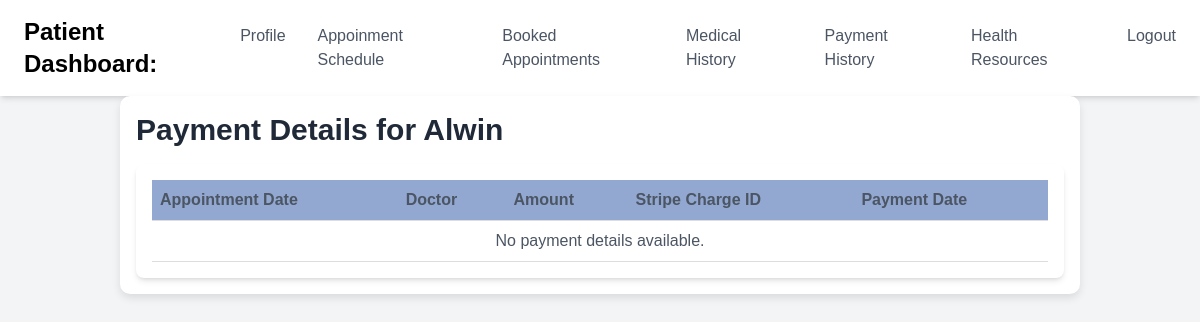
The page /patients/5/payments/ on the database as committed earlier.
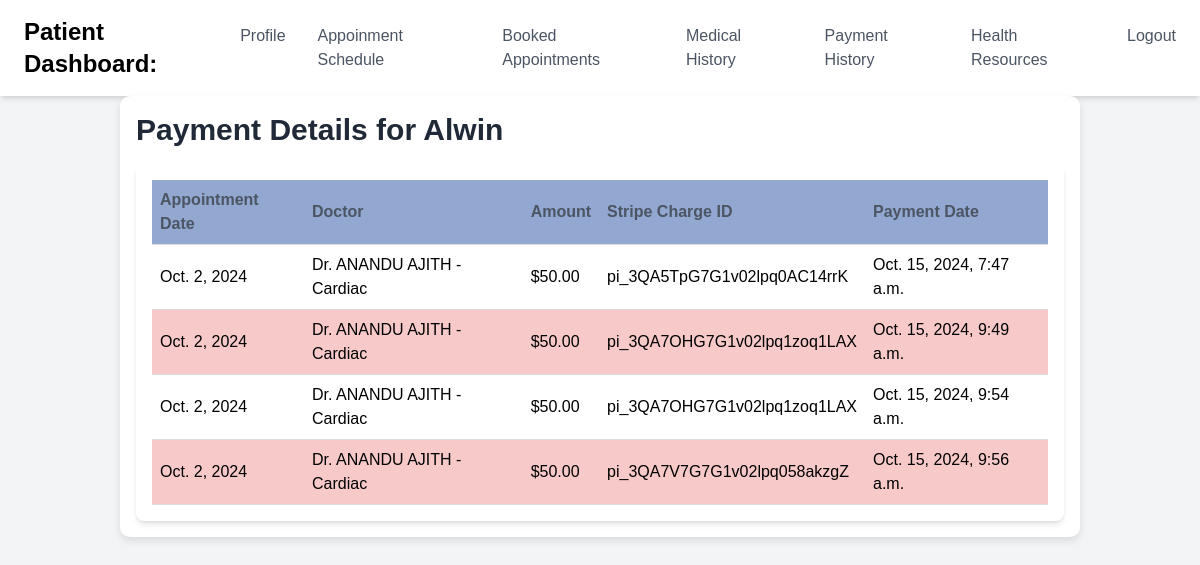
The same page on the database as committed later.
### e_hospitalityapp/models.py (models this page shows, shortened)
class Payment(models.Model):
    appointment = models.ForeignKey(PatientAppointment, on_delete=models.CASCADE, related_name="payment")
    amount = models.DecimalField(max_digits=8, decimal_places=2)
    stripe_charge_id = models.CharField(max_length=100)
    timestamp = models.DateTimeField(auto_now_add=True)

class Appointment(models.Model):
    specialization = models.CharField(max_length=100)
    doctor = models.ForeignKey('DoctorProfile', on_delete=models.CASCADE)
    appointment_date = models.DateField()
    appointment_time_from = models.TimeField()
    appointment_time_to = models.TimeField()

class DoctorProfile(models.Model):
    user = models.OneToOneField(User, on_delete=models.CASCADE)
    phone = models.CharField(max_length=15)
    specialization = models.CharField(max_length=100)
    experience = models.PositiveIntegerField()  # for storing years of experience
    license_number = models.CharField(max_length=100, unique=True)
    profile_picture = models.ImageField(upload_to='profile_pictures/', blank=True, null=True)
    date_registered = models.DateTimeField(auto_now_add=True)
    is_approved = models.BooleanField(default=False)
    def __str__(self):
        return f"Dr. {self.user.first_name} {self.user.last_name} - {self.specialization}"

### e_hospitalityapp/views.py (the view)
# urls.py: path('patients/<int:patient_id>/payments/', views.payment_details_for_patient, name='payment_details_for_patient'),
def payment_details_for_patient(request, patient_id):
    patient = get_object_or_404(PatientProfile, id=patient_id)
    appointments = PatientAppointment.objects.filter(patient=patient)
    payments = Payment.objects.filter(appointment__in=appointments)
    return render(request, 'payment_list.html', {
        'patient_profile': patient,
        'payments': payments
    })

### templates/payment_list.html (shortened to what this page needs)
{% extends 'patient_view.html' %}
{% block content %}
<div class="container mx-auto p-4">
  <h1 class="text-3xl font-bold text-gray-800 mb-4">Payment Details for {{ patient_profile.user.username }}</h1>
  <div class="bg-white shadow-md rounded-lg p-4">
    <table class="w-full">
      <thead>
        <tr>
          <th class="text-left font-bold text-gray-600 p-2">Appointment Date</th>
          <th class="text-left font-bold text-gray-600 p-2">Doctor</th>
          <th class="text-left font-bold text-gray-600 p-2">Amount</th>
          <th class="text-left font-bold text-gray-600 p-2">Stripe Charge ID</th>
          <th class="text-left font-bold text-gray-600 p-2">Payment Date</th>
        </tr>
      </thead>
      <tbody>
        {% for payment in payments %}
        <tr>
          <td class="p-2">{{ payment.appointment.appoinment.appointment_date }}</td>
          <td class="p-2">{{ payment.appointment.appoinment.doctor }}</td>
          <td class="p-2">${{ payment.amount }}</td>
          <td class="p-2">{{ payment.stripe_charge_id }}</td>
          <td class="p-2">{{ payment.timestamp }}</td>
        </tr>
        {% empty %}
        <tr>
          <td colspan="5" class="text-center text-gray-600">No payment details available.</td>
        </tr>
        {% endfor %}
      </tbody>
    </table>
  </div>
</div>
{% endblock %}

Rows that differ between the two databases and show on the page:
added Payment: appointment.appoinment.appointment_date "Oct. 2, 2024", appointment.appoinment.doctor "Dr. ANANDU AJITH - Cardiac", amount "50.00", stripe_charge_id "pi_3QA5TpG7G1v02lpq0AC14rrK", timestamp "Oct. 15, 2024, 7:47 a.m."
added Payment: appointment.appoinment.appointment_date "Oct. 2, 2024", appointment.appoinment.doctor "Dr. ANANDU AJITH - Cardiac", amount "50.00", stripe_charge_id "pi_3QA7OHG7G1v02lpq1zoq1LAX", timestamp "Oct. 15, 2024, 9:49 a.m."
added Payment: appointment.appoinment.appointment_date "Oct. 2, 2024", appointment.appoinment.doctor "Dr. ANANDU AJITH - Cardiac", amount "50.00", stripe_charge_id "pi_3QA7OHG7G1v02lpq1zoq1LAX", timestamp "Oct. 15, 2024, 9:54 a.m."
added Payment: appointment.appoinment.appointment_date "Oct. 2, 2024", appointment.appoinment.doctor "Dr. ANANDU AJITH - Cardiac", amount "50.00", stripe_charge_id "pi_3QA7V7G7G1v02lpq058akzgZ", timestamp "Oct. 15, 2024, 9:56 a.m."
Other text that changed with them:
text no longer shown: "No payment details available."
